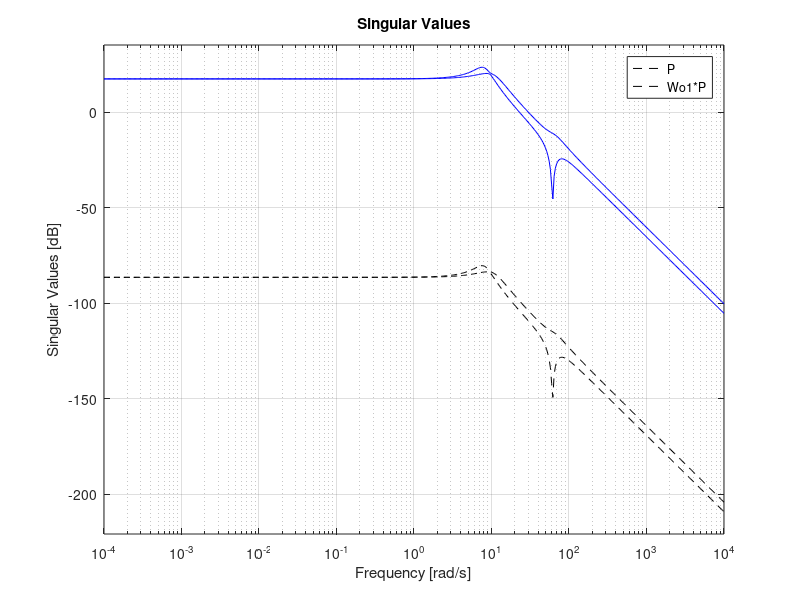

Source code (MATLAB): (Note: this script raises an error after producing the figure.)
close all;
clear variables;
clc;

addpath images\ dependencies\;

%% Parameters of the vehicle

c1 = 1500; % Damping coefficients (Ns/m)
c2 = c1;

k1 = 21000; % Stiffness coefficients (N/m)
k2 = k1;

kt1 = 150000; % Tire stiffness coefficients (N/m)
kt2 = kt1;

m1 = 40; % Unsprung masses (kg)
m2 = m1;

m = 400; % Sprung mass (kg)

Iyy = 600; % Inertia (kg/m^2)
ar = 1.45; % Distance from CG to rear-axle (m)
af = 0.8; % Distance from CG to front-axle (m)
L_ = ar+af; % Distance between front-axle and rear-axle (m)

V = 20/3.6; % Speed (m/s)
dt = L_/V; % Delay between front and rear

%% State space representation of the system

A1 = [-c1/m-af^2*c1/Iyy c1/m+af^2*c1/Iyy -c2/m+af*ar*c2/Iyy c2/m-af*ar*c2/Iyy;
    c1/m1 -c1/m1 0 0;
    -c1/m+af*ar*c1/Iyy c1/m-af*ar*c1/Iyy -c2/m-ar^2*c2/Iyy c2/m-ar^2*c2/Iyy;
    0 0 c2/m2 -c2/m2];

A2 = [-k1/m-af^2*k1/Iyy k1/m+af^2*k1/Iyy -k2/m+af*ar*k2/Iyy k2/m-af*ar*k2/Iyy;
    k1/m1 -(k1+kt1)/m1 0 0;
    -k1/m+af*ar*k1/Iyy k1/m-af*ar*k1/Iyy -k2/m-ar^2*k2/Iyy k2/m+ar^2*k2/Iyy;
    0 0 k2/m2 -(k2+kt2)/m2];

A3 = eye(4);
A4 = zeros(4);

A = [A1 A2;
    A3 A4]; 

clear A1 A2 A3 A4;

B1 = [1/m+af^2/Iyy 1/m-af*ar/Iyy;
    -1/m1 0;
    1/m-af*ar/Iyy 1/m+ar^2/Iyy;
    0 -1/m2];

B2 = zeros(4,2);

B = [B1;
    B2];

clear B1 B2;

K1 = [0 0;
    kt1/m1 0;
    0 0;
    0 kt2/m2];

K2 = zeros(4,2);

K = [K1;
    K2];

clear K1 K2;

C = [0 0 0 0 1 0 0 0;
     0 0 0 0 0 0 1 0];

D = 0;

% P = idss(A, B, C, D, K);
P = ss(A, B, C, D); % Creating the state-space entity

%% H-infinity loop-shaping controller design

om_rad = logspace(-4, 4, 501);
bw_rad = 30; % Target BW

figure(1)
sigma(P, om_rad)
legend('P')
grid on;

%% Get the system to the desired bandwidth

[singVals, ~] = sigma(P, bw_rad);
maxSingVals = max(singVals);

Wo1 = eye(2)/maxSingVals;

figure(1)
clf 
sigma(P, 'k--', Wo1*P, 'b-', om_rad)
legend('P', 'Wo1*P')
grid on;

%% Add in a PI weight to improve disturbance rejection and avoid 
%% Steady state error

Om_pi = 1*bw_rad; % Apply the weight at the target frequency

W_pi = tf([1 Om_pi], [1 0]);

Wo2 = Wo1*mdiag(W_pi, 10*W_pi);

figure(1)
clf
sigma(P, 'r:', Wo1*P, 'k--', Wo2*P, 'b-', om_rad)
legend('P', 'Wo1*P', 'Wo2*P')
grid on;

%% Add in a HF filter to improve noise rejection

Om_hf = 1*bw_rad; % Apply the weight at the target frequency

W_hf = tf(Om_hf, [1 Om_hf]);

Wo3 = Wo2*mdiag(W_hf, W_hf);

figure(1)
clf
sigma(P, 'r:', Wo1*P, 'k--', Wo2*P, 'b--', Wo3*P, 'b-', om_rad)
legend('P', 'Wo1*P', 'Wo2*P', 'Wo3*P')
grid on;

Wo = Wo3; % Output weight which is a combination of Proporttional, Pi and HF
Wi = eye(2); % Input weight untouched

Pw = Wo*P*Wi; % Weighted plant

Cinf_minus = ncfsyn(Pw); % Hinf synthesis
Cinf = -Cinf_minus;

figure(1)
clf
sigma(P, 'r:', Pw, 'k--', Pw*Cinf, 'b-', om_rad)
legend('P', 'Pw', 'Pw*Cinf')
grid on;


C = Wi*Cinf*Wo; % Our controller

%% Characteristics of the system when the Controller is applied

L = P*C;
T = feedback(L, eye(2));
S = eye(2) - T;
CS = feedback(C, P);
SP = feedback(P, C);

figure(2)
clf
subplot(121)
rho(Pw, Cinf_minus)
subplot(222)
bodemag(S, 'k-', T, 'b-', CS, 'k:')
grid on;
legend('S', 'T', 'CS', 'Location','southwest')
subplot(224)
step(T, 'b', 10)
grid on;